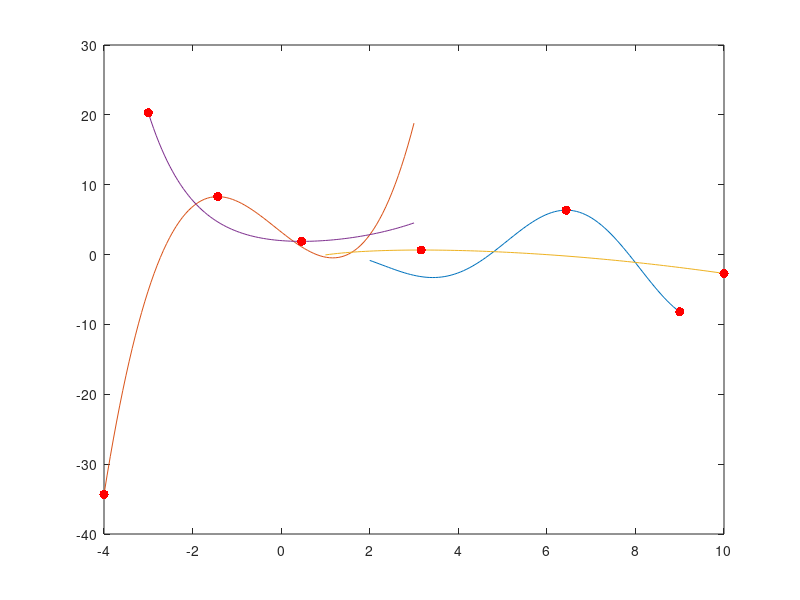

The MATLAB source for this figure:
% Sample optimization tasks: some with critical points, and some with end
% point max/mins.

%% x cos(x)
close all;
x = linspace(2, 9);
f = @(x) x.*cos(x);
fn = @(x) -1 * f(x);
plot(x, f(x));
hold on;
[min_x, min_fx] = fminbnd(f, 7, 9);
fprintf('$min_x = Compute("%.4f");\n', min_x);
plot(min_x, min_fx, '.r', 'markersize', 20);
[max_x, max_fx] = fminbnd(fn, 5, 8);
fprintf('$max_x = Compute("%.4f");\n', max_x);
plot(max_x, f(max_x), '.r', 'markersize', 20);


%% cubic polynomial
close all;
x = linspace(-4, 3);
f = @(x) (x-1.5).*(x+2.7).* (x-0.8);
fn = @(x) -1 * f(x);
plot(x, f(x));
hold on;
[min_x, min_fx] = fminbnd(f, -4, -1);
fprintf('$min_x = Compute("%.4f");\n', min_x);
plot(min_x, min_fx, '.r', 'markersize', 20);
[max_x, max_fx] = fminbnd(fn, -3, 0);
fprintf('$max_x = Compute("%.4f");\n', max_x);
plot(max_x, f(max_x), '.r', 'markersize', 20);

%% ln(x) - .05x^2
close all;
x = linspace(1, 10);
f = @(x) log(x) -0.05*x.^2;
fn = @(x) -1 * f(x);
plot(x, f(x));
hold on;
[min_x, min_fx] = fminbnd(f, 7, 10);
fprintf('$min_x = Compute("%.4f");\n', min_x);
plot(min_x, min_fx, '.r', 'markersize', 20);
[max_x, max_fx] = fminbnd(fn, 1, 4);
fprintf('$max_x = Compute("%.4f");\n', max_x);
plot(max_x, f(max_x), '.r', 'markersize', 20);

%% exp(-x) + exp(0.5 *x)
close all;
x = linspace(-3, 3);
f = @(x) exp(-x) + exp(0.5*x);
fn = @(x) -1 * f(x);
plot(x, f(x));
hold on;
[min_x, min_fx] = fminbnd(f, 0, 3);
fprintf('$min_x = Compute("%.4f");\n', min_x);
plot(min_x, min_fx, '.r', 'markersize', 20);
[max_x, max_fx] = fminbnd(fn, -3, 0);
fprintf('$max_x = Compute("%.4f");\n', max_x);
plot(max_x, f(max_x), '.r', 'markersize', 20);
